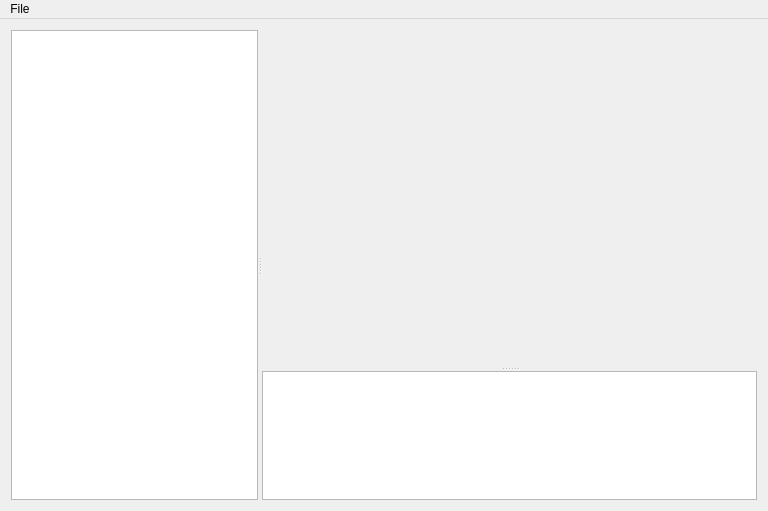
<?xml version="1.0" encoding="UTF-8"?>
<ui version="4.0">
 <class>WindSimClass</class>
 <widget class="QMainWindow" name="WindSimClass">
  <property name="geometry">
   <rect>
    <x>0</x>
    <y>0</y>
    <width>768</width>
    <height>511</height>
   </rect>
  </property>
  <property name="windowTitle">
   <string>WindSim</string>
  </property>
  <property name="windowOpacity">
   <double>1.000000000000000</double>
  </property>
  <widget class="QWidget" name="centralWidget">
   <layout class="QVBoxLayout" name="verticalLayout">
    <item>
     <widget class="QSplitter" name="splitter_2">
      <property name="sizePolicy">
       <sizepolicy hsizetype="Expanding" vsizetype="Expanding">
        <horstretch>0</horstretch>
        <verstretch>0</verstretch>
       </sizepolicy>
      </property>
      <property name="orientation">
       <enum>Qt::Horizontal</enum>
      </property>
      <widget class="QListView" name="turbineView">
       <property name="sizePolicy">
        <sizepolicy hsizetype="Expanding" vsizetype="Expanding">
         <horstretch>1</horstretch>
         <verstretch>0</verstretch>
        </sizepolicy>
       </property>
       <property name="movement">
        <enum>QListView::Static</enum>
       </property>
      </widget>
      <widget class="QSplitter" name="splitter">
       <property name="sizePolicy">
        <sizepolicy hsizetype="Expanding" vsizetype="Expanding">
         <horstretch>2</horstretch>
         <verstretch>0</verstretch>
        </sizepolicy>
       </property>
       <property name="orientation">
        <enum>Qt::Vertical</enum>
       </property>
       <widget class="DX11Widget" name="dx11Viewer" native="true">
        <property name="sizePolicy">
         <sizepolicy hsizetype="Expanding" vsizetype="Expanding">
          <horstretch>0</horstretch>
          <verstretch>10</verstretch>
         </sizepolicy>
        </property>
        <property name="minimumSize">
         <size>
          <width>50</width>
          <height>50</height>
         </size>
        </property>
        <property name="cursor">
         <cursorShape>ArrowCursor</cursorShape>
        </property>
       </widget>
       <widget class="QTextBrowser" name="log">
        <property name="sizePolicy">
         <sizepolicy hsizetype="Expanding" vsizetype="Expanding">
          <horstretch>0</horstretch>
          <verstretch>1</verstretch>
         </sizepolicy>
        </property>
       </widget>
      </widget>
     </widget>
    </item>
   </layout>
  </widget>
  <widget class="QMenuBar" name="menuBar">
   <property name="geometry">
    <rect>
     <x>0</x>
     <y>0</y>
     <width>768</width>
     <height>21</height>
    </rect>
   </property>
   <widget class="QMenu" name="menuFile">
    <property name="title">
     <string>File</string>
    </property>
    <addaction name="actionNew"/>
    <addaction name="actionLoad"/>
    <addaction name="actionSaveAs"/>
    <addaction name="actionSave"/>
   </widget>
   <addaction name="menuFile"/>
  </widget>
  <action name="actionNew">
   <property name="text">
    <string>New</string>
   </property>
  </action>
  <action name="actionLoad">
   <property name="text">
    <string>Load</string>
   </property>
  </action>
  <action name="actionSaveAs">
   <property name="text">
    <string>Save as</string>
   </property>
  </action>
  <action name="actionSave">
   <property name="text">
    <string>Save</string>
   </property>
  </action>
 </widget>
 <layoutdefault spacing="6" margin="11"/>
 <customwidgets>
  <customwidget>
   <class>DX11Widget</class>
   <extends>QWidget</extends>
   <header>dx11widget.h</header>
   <container>1</container>
  </customwidget>
 </customwidgets>
 <resources>
  <include location="windsim.qrc"/>
 </resources>
 <connections/>
</ui>
